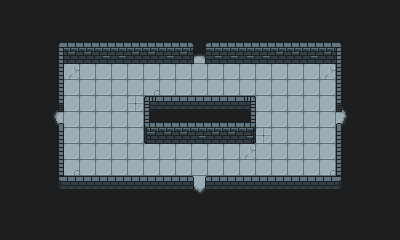

This game map was drawn from its Tiled (.tmx) file and the tilesets committed beside it. A one-line description and the full map source follow:
An orthogonal 25x15 tile map with 16x16 px tiles, 5 tile layers (Tile Layer 1, Tile Layer 2, Tile Layer 3, Tile Layer 4, ...) and 6 objects.

<map version="1.5" tiledversion="1.6.0" orientation="orthogonal" renderorder="right-down" width="25" height="15" tilewidth="16" tileheight="16" infinite="0" nextlayerid="8" nextobjectid="7">
 <tileset firstgid="1" source="tile_revision.tsx" />
 <layer id="1" name="Tile Layer 1" width="25" height="15">
  <data encoding="csv">
58,58,58,58,58,58,58,58,58,58,58,58,58,58,58,58,58,58,58,58,58,58,58,58,58,
58,58,58,58,58,58,58,58,58,58,58,58,58,58,58,58,58,58,58,58,58,58,58,58,58,
58,58,58,1,5,5,5,5,5,5,5,5,5,5,5,5,5,5,5,5,5,6,58,58,58,
58,58,58,11,15,15,15,15,15,15,15,15,15,15,15,15,15,15,15,15,15,16,58,58,58,
58,58,58,11,22,33,33,33,33,33,33,33,33,33,33,33,33,33,33,33,22,16,58,58,58,
58,58,58,11,33,33,33,33,33,25,33,33,33,33,33,33,33,33,33,33,33,16,58,58,58,
58,58,58,11,33,33,33,33,33,17,44,44,44,44,44,18,33,33,33,33,33,16,58,58,58,
58,58,58,11,33,33,24,33,33,27,5,5,5,5,5,28,33,33,24,33,33,16,58,58,58,
58,58,58,11,33,33,33,33,33,37,14,14,14,14,14,38,33,33,33,33,33,16,58,58,58,
58,58,58,11,33,33,33,33,33,33,33,33,33,33,33,22,33,33,33,33,33,16,58,58,58,
58,58,58,11,25,33,33,33,33,33,33,33,33,33,33,33,33,33,33,33,25,16,58,58,58,
58,58,58,41,45,45,45,45,45,45,45,45,45,45,45,45,45,45,45,45,45,46,58,58,58,
58,58,58,58,58,58,58,58,58,58,58,58,58,58,58,58,58,58,58,58,58,58,58,58,58,
58,58,58,58,58,58,58,58,58,58,58,58,58,58,58,58,58,58,58,58,58,58,58,58,58,
58,58,58,58,58,58,58,58,58,58,58,58,58,58,58,58,58,58,58,58,58,58,58,58,58
</data>
 </layer>
 <layer id="2" name="Tile Layer 2" width="25" height="15">
  <data encoding="csv">
0,0,0,0,0,0,0,0,0,0,0,0,0,0,0,0,0,0,0,0,0,0,0,0,0,
0,0,0,0,0,0,0,0,0,0,0,0,0,0,0,0,0,0,0,0,0,0,0,0,0,
0,0,0,0,0,0,0,0,0,0,0,0,3,0,0,0,0,0,0,0,0,0,0,0,0,
0,0,0,0,0,0,0,0,0,0,0,0,13,0,0,0,0,0,0,0,0,0,0,0,0,
0,0,0,0,0,0,0,0,0,0,0,0,0,0,0,0,0,0,0,0,0,0,0,0,0,
0,0,0,0,0,0,0,0,0,0,0,0,0,0,0,0,0,0,0,0,0,0,0,0,0,
0,0,0,0,0,0,0,0,0,0,0,0,0,0,0,0,0,0,0,0,0,0,0,0,0,
0,0,0,0,0,0,0,0,0,0,0,0,0,0,0,0,0,0,0,0,0,0,0,0,0,
0,0,0,0,0,0,0,0,0,0,0,0,0,0,0,0,0,0,0,0,0,0,0,0,0,
0,0,0,0,0,0,0,0,0,0,0,0,0,0,0,0,0,0,0,0,0,0,0,0,0,
0,0,0,0,0,0,0,0,0,0,0,0,0,0,0,0,0,0,0,0,0,0,0,0,0,
0,0,0,0,0,0,0,0,0,0,0,0,0,0,0,0,0,0,0,0,0,0,0,0,0,
0,0,0,0,0,0,0,0,0,0,0,0,0,0,0,0,0,0,0,0,0,0,0,0,0,
0,0,0,0,0,0,0,0,0,0,0,0,0,0,0,0,0,0,0,0,0,0,0,0,0,
0,0,0,0,0,0,0,0,0,0,0,0,0,0,0,0,0,0,0,0,0,0,0,0,0
</data>
 </layer>
 <layer id="3" name="Tile Layer 3" width="25" height="15">
  <data encoding="csv">
0,0,0,0,0,0,0,0,0,0,0,0,0,0,0,0,0,0,0,0,0,0,0,0,0,
0,0,0,0,0,0,0,0,0,0,0,0,0,0,0,0,0,0,0,0,0,0,0,0,0,
0,0,0,0,0,0,0,0,0,0,0,0,0,0,0,0,0,0,0,0,0,0,0,0,0,
0,0,0,0,0,0,0,0,0,0,0,0,0,0,0,0,0,0,0,0,0,0,0,0,0,
0,0,0,0,0,0,0,0,0,0,0,0,0,0,0,0,0,0,0,0,0,0,0,0,0,
0,0,0,0,0,0,0,0,0,0,0,0,0,0,0,0,0,0,0,0,0,0,0,0,0,
0,0,0,21,0,0,0,0,0,0,0,0,0,0,0,0,0,0,0,0,0,0,0,0,0,
0,0,0,31,0,0,0,0,0,0,0,0,0,0,0,0,0,0,0,0,0,0,0,0,0,
0,0,0,0,0,0,0,0,0,0,0,0,0,0,0,0,0,0,0,0,0,0,0,0,0,
0,0,0,0,0,0,0,0,0,0,0,0,0,0,0,0,0,0,0,0,0,0,0,0,0,
0,0,0,0,0,0,0,0,0,0,0,0,0,0,0,0,0,0,0,0,0,0,0,0,0,
0,0,0,0,0,0,0,0,0,0,0,0,0,0,0,0,0,0,0,0,0,0,0,0,0,
0,0,0,0,0,0,0,0,0,0,0,0,0,0,0,0,0,0,0,0,0,0,0,0,0,
0,0,0,0,0,0,0,0,0,0,0,0,0,0,0,0,0,0,0,0,0,0,0,0,0,
0,0,0,0,0,0,0,0,0,0,0,0,0,0,0,0,0,0,0,0,0,0,0,0,0
</data>
 </layer>
 <layer id="5" name="Tile Layer 4" width="25" height="15">
  <data encoding="csv">
0,0,0,0,0,0,0,0,0,0,0,0,0,0,0,0,0,0,0,0,0,0,0,0,0,
0,0,0,0,0,0,0,0,0,0,0,0,0,0,0,0,0,0,0,0,0,0,0,0,0,
0,0,0,0,0,0,0,0,0,0,0,0,0,0,0,0,0,0,0,0,0,0,0,0,0,
0,0,0,0,0,0,0,0,0,0,0,0,0,0,0,0,0,0,0,0,0,0,0,0,0,
0,0,0,0,0,0,0,0,0,0,0,0,0,0,0,0,0,0,0,0,0,0,0,0,0,
0,0,0,0,0,0,0,0,0,0,0,0,0,0,0,0,0,0,0,0,0,0,0,0,0,
0,0,0,0,0,0,0,0,0,0,0,0,0,0,0,0,0,0,0,0,0,0,0,0,0,
0,0,0,0,0,0,0,0,0,0,0,0,0,0,0,0,0,0,0,0,0,0,0,0,0,
0,0,0,0,0,0,0,0,0,0,0,0,0,0,0,0,0,0,0,0,0,0,0,0,0,
0,0,0,0,0,0,0,0,0,0,0,0,0,0,0,0,0,0,0,0,0,0,0,0,0,
0,0,0,0,0,0,0,0,0,0,0,0,0,0,0,0,0,0,0,0,0,0,0,0,0,
0,0,0,0,0,0,0,0,0,0,0,0,43,0,0,0,0,0,0,0,0,0,0,0,0,
0,0,0,0,0,0,0,0,0,0,0,0,53,0,0,0,0,0,0,0,0,0,0,0,0,
0,0,0,0,0,0,0,0,0,0,0,0,0,0,0,0,0,0,0,0,0,0,0,0,0,
0,0,0,0,0,0,0,0,0,0,0,0,0,0,0,0,0,0,0,0,0,0,0,0,0
</data>
 </layer>
 <layer id="6" name="Tile Layer 5" width="25" height="15">
  <data encoding="csv">
0,0,0,0,0,0,0,0,0,0,0,0,0,0,0,0,0,0,0,0,0,0,0,0,0,
0,0,0,0,0,0,0,0,0,0,0,0,0,0,0,0,0,0,0,0,0,0,0,0,0,
0,0,0,0,0,0,0,0,0,0,0,0,0,0,0,0,0,0,0,0,0,0,0,0,0,
0,0,0,0,0,0,12,12,0,0,12,0,0,12,12,12,12,0,0,12,0,0,0,0,0,
0,0,0,0,0,0,0,0,0,0,0,0,0,0,0,0,0,0,0,0,0,0,0,0,0,
0,0,0,0,0,0,0,0,0,0,0,0,0,0,0,0,0,0,0,0,0,0,0,0,0,
0,0,0,0,0,0,0,0,24,0,0,0,0,0,0,0,0,0,0,0,0,26,0,0,0,
0,0,0,0,0,0,33,0,0,0,0,0,0,0,0,0,0,0,33,0,0,36,0,0,0,
0,0,0,0,0,0,0,0,0,0,0,0,12,0,0,0,24,0,0,0,0,0,0,0,0,
0,0,0,0,0,0,0,0,0,0,0,0,0,0,0,0,0,0,0,0,0,0,0,0,0,
0,0,0,0,0,0,0,0,0,0,0,0,0,0,0,0,0,0,0,0,0,0,0,0,0,
0,0,0,0,0,0,0,0,0,0,0,0,0,0,0,0,0,0,0,0,0,0,0,0,0,
0,0,0,0,0,0,0,0,0,0,0,0,0,0,0,0,0,0,0,0,0,0,0,0,0,
0,0,0,0,0,0,0,0,0,0,0,0,0,0,0,0,0,0,0,0,0,0,0,0,0,
0,0,0,0,0,0,0,0,0,0,0,0,0,0,0,0,0,0,0,0,0,0,0,0,0
</data>
 </layer>
 <objectgroup id="7" name="objects">
  <object id="1" x="185.75" y="78.75">
   <properties>
    <property name="north" value="" />
   </properties>
   <point />
  </object>
  <object id="2" x="185.75" y="174.75">
   <properties>
    <property name="south" value="" />
   </properties>
   <point />
  </object>
  <object id="3" x="57" y="127.25">
   <properties>
    <property name="west" value="" />
   </properties>
   <point />
  </object>
  <object id="4" x="313.25" y="127">
   <properties>
    <property name="east" value="" />
   </properties>
   <point />
  </object>
  <object id="5" x="249.75" y="143">
   <properties>
    <property name="spawn" value="" />
   </properties>
   <point />
  </object>
  <object id="6" x="121.5" y="111">
   <properties>
    <property name="spawn" value="" />
   </properties>
   <point />
  </object>
 </objectgroup>
</map>
